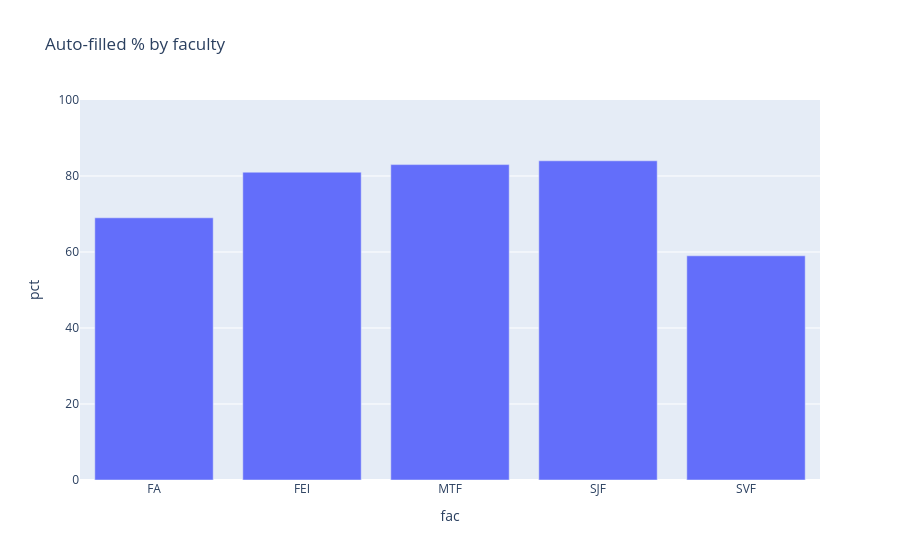
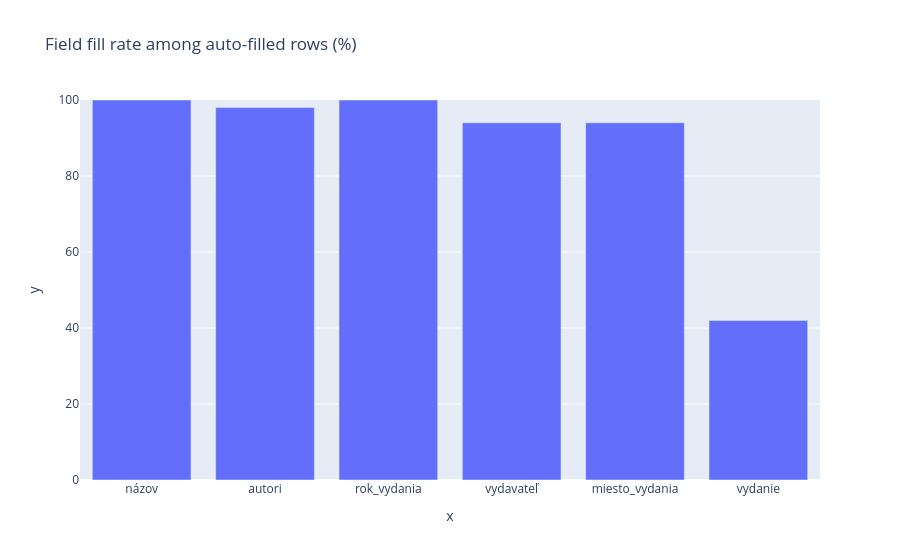

The cell these charts' notebook holds for them, in order:
### Markdown cell above
## 2 · Metadata catalogue & ISBN enrichment
Reads `configs/catalog.xlsx` if the librarians have returned it, else the auto-generated `configs/catalog_template.xlsx` (notebook 10). Shows how much is auto-filled and from where.

### Code cell
cat_path = next((Path(p) for p in ['configs/catalog.xlsx', 'configs/catalog_template.xlsx']
                 if Path(p).exists()), None)
if cat_path is None:
    print('No catalogue yet — run notebook 10 to draft it.')
else:
    cdf = pd.read_excel(cat_path, sheet_name='katalog', dtype=object)
    cdf['fac'] = cdf['directory_id'].str.extract(r'CVI_OPACID_([A-Z]+)_')
    cdf['auto'] = cdf['zdroj_metadat'].fillna('').astype(str).str.strip() != ''
    print(f'{cat_path.name}: {len(cdf)} books, '
          f"{cdf['auto'].sum()} auto-filled ({100*cdf['auto'].mean():.0f}%)")
    cov = cdf.groupby('fac')['auto'].agg(['sum','count'])
    cov['pct'] = (100*cov['sum']/cov['count']).round(0)
    display(px.bar(cov.reset_index(), x='fac', y='pct',
                   title='Auto-filled % by faculty', range_y=[0,100]))
    fields = ['názov','autori','rok_vydania','vydavateľ','miesto_vydania','vydanie']
    fill = {f: round(100*cdf.loc[cdf['auto'], f].notna().mean(), 0) for f in fields}
    display(px.bar(x=list(fill), y=list(fill.values()),
                   title='Field fill rate among auto-filled rows (%)', range_y=[0,100]))
    print('provider:', cdf.loc[cdf['auto'],'zdroj_metadat'].value_counts().to_dict())

### Figure 1 — Plotly figure (JSON) as saved in the notebook; plotly's stock layout.template omitted (floating-point values rounded to 4 significant figures)
{"data": [{"hovertemplate": "fac=%{x}<br>pct=%{y}<extra></extra>", "legendgroup": "", "marker": {"color": "#636efa", "pattern": {"shape": ""}}, "name": "", "orientation": "v", "showlegend": false, "textposition": "auto", "type": "bar", "x": ["FA", "FEI", "MTF", "SJF", "SVF"], "xaxis": "x", "y": [69.0, 81.0, 83.0, 84.0, 59.0], "yaxis": "y"}], "layout": {"barmode": "relative", "legend": {"tracegroupgap": 0}, "title": {"text": "Auto-filled % by faculty"}, "xaxis": {"anchor": "y", "domain": [0, 1], "title": {"text": "fac"}}, "yaxis": {"anchor": "x", "domain": [0, 1], "range": [0, 100], "title": {"text": "pct"}}}}

### Figure 2 — Plotly figure (JSON) as saved in the notebook; plotly's stock layout.template omitted (floating-point values rounded to 4 significant figures)
{"data": [{"hovertemplate": "x=%{x}<br>y=%{y}<extra></extra>", "legendgroup": "", "marker": {"color": "#636efa", "pattern": {"shape": ""}}, "name": "", "orientation": "v", "showlegend": false, "textposition": "auto", "type": "bar", "x": ["názov", "autori", "rok_vydania", "vydavateľ", "miesto_vydania", "vydanie"], "xaxis": "x", "y": [100.0, 98.0, 100.0, 94.0, 94.0, 42.0], "yaxis": "y"}], "layout": {"barmode": "relative", "legend": {"tracegroupgap": 0}, "title": {"text": "Field fill rate among auto-filled rows (%)"}, "xaxis": {"anchor": "y", "domain": [0, 1], "title": {"text": "x"}}, "yaxis": {"anchor": "x", "domain": [0, 1], "range": [0, 100], "title": {"text": "y"}}}}
